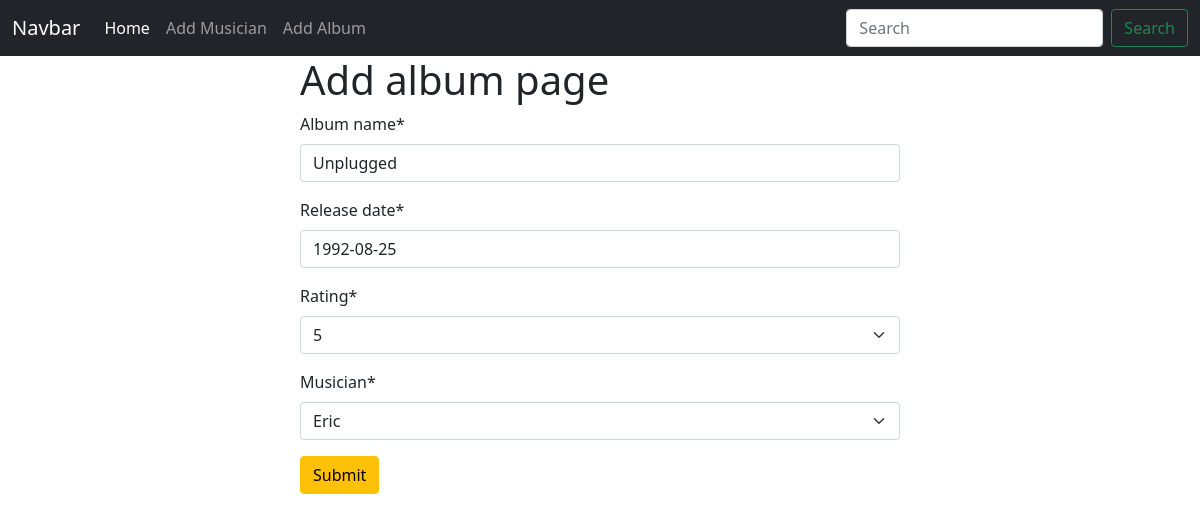
The page /album/edit/1 on the database its author committed.
### albums/models.py (models this page shows, shortened)
class Album(models.Model):
    album_name=models.CharField(max_length=12)
    release_date=models.DateField()
    rating=models.PositiveSmallIntegerField(choices=album_rating)
    musician=models.OneToOneField(Music, on_delete=models.CASCADE, default= None)

### albums/views.py (the view)
# urls.py: path('edit/<int:id>', views.edit_album, name='edit_album'),
def edit_album(request,id):
    album= models.Album.objects.get(pk=id)
    album_form = forms.AlbumForm(instance=album)
    if request.method == 'POST':
        album_form = forms.AlbumForm(request.POST, instance=album)
        if album_form.is_valid():
            album_form.save()
            return redirect('homepage')
    return render(request, 'add_album.html', {'form' : album_form})

### albums/forms.py
class AlbumForm(forms.ModelForm):
    class Meta:
        model=Album
        fields='__all__'

### musics/models.py (called while the page is built)
    def __str__(self):
        return self.first_name

### albums/templates/add_album.html (shortened to what this page needs)
{% extends 'base.html' %}
{%  load crispy_forms_tags %}
{% block content %}
<form style="width:50% ; margin : auto" method="post">
    <h1>Add album page</h1>
{{form | crispy}}
<button class="btn btn-warning">Submit</button>
</form>
{% endblock %}

### rows shown on the page
Album: album_name "Unplugged", release_date "1992-08-25", rating "5", musician "Eric"
